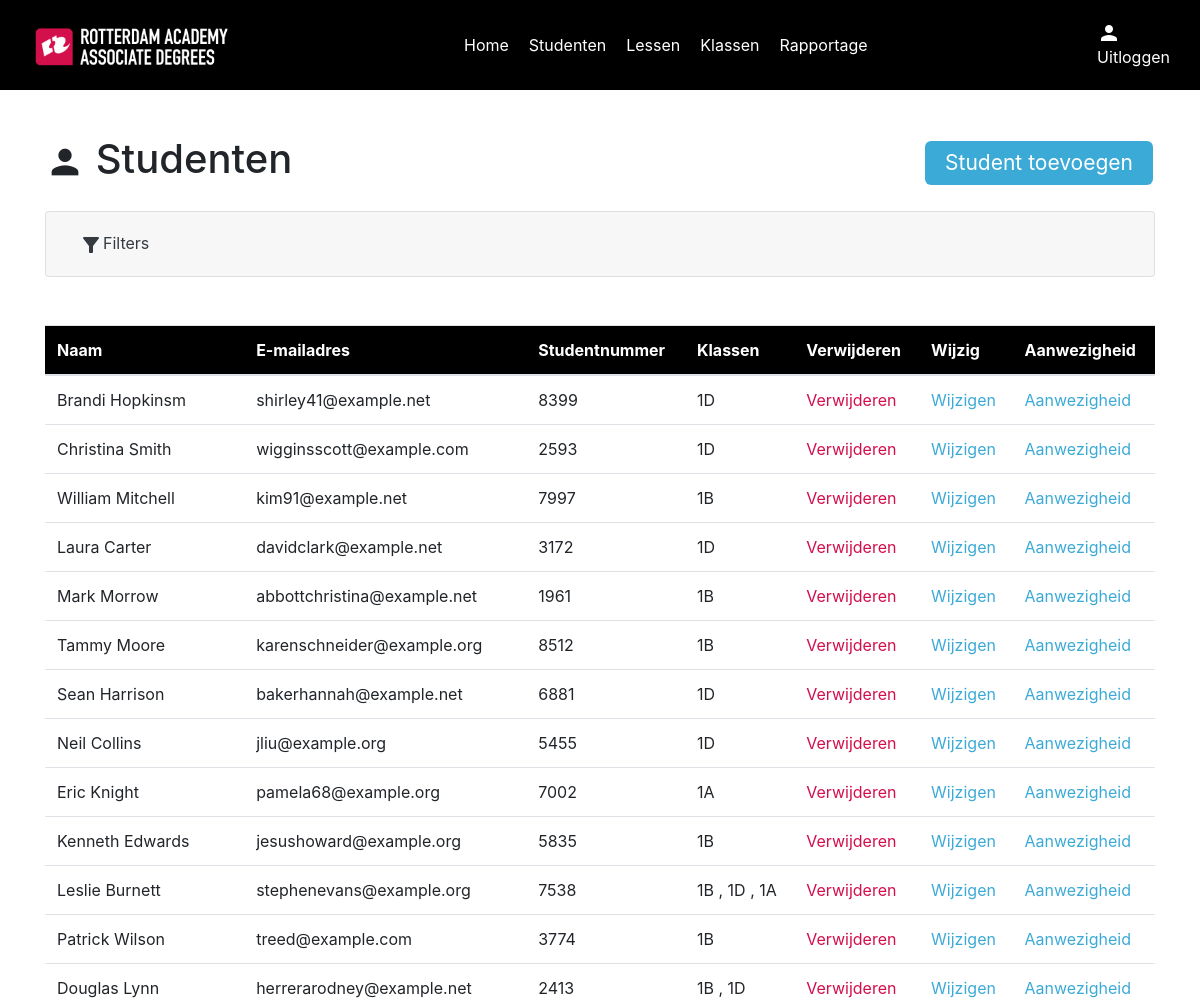
Before: /studenten_overzicht (upper part) with the older database file.
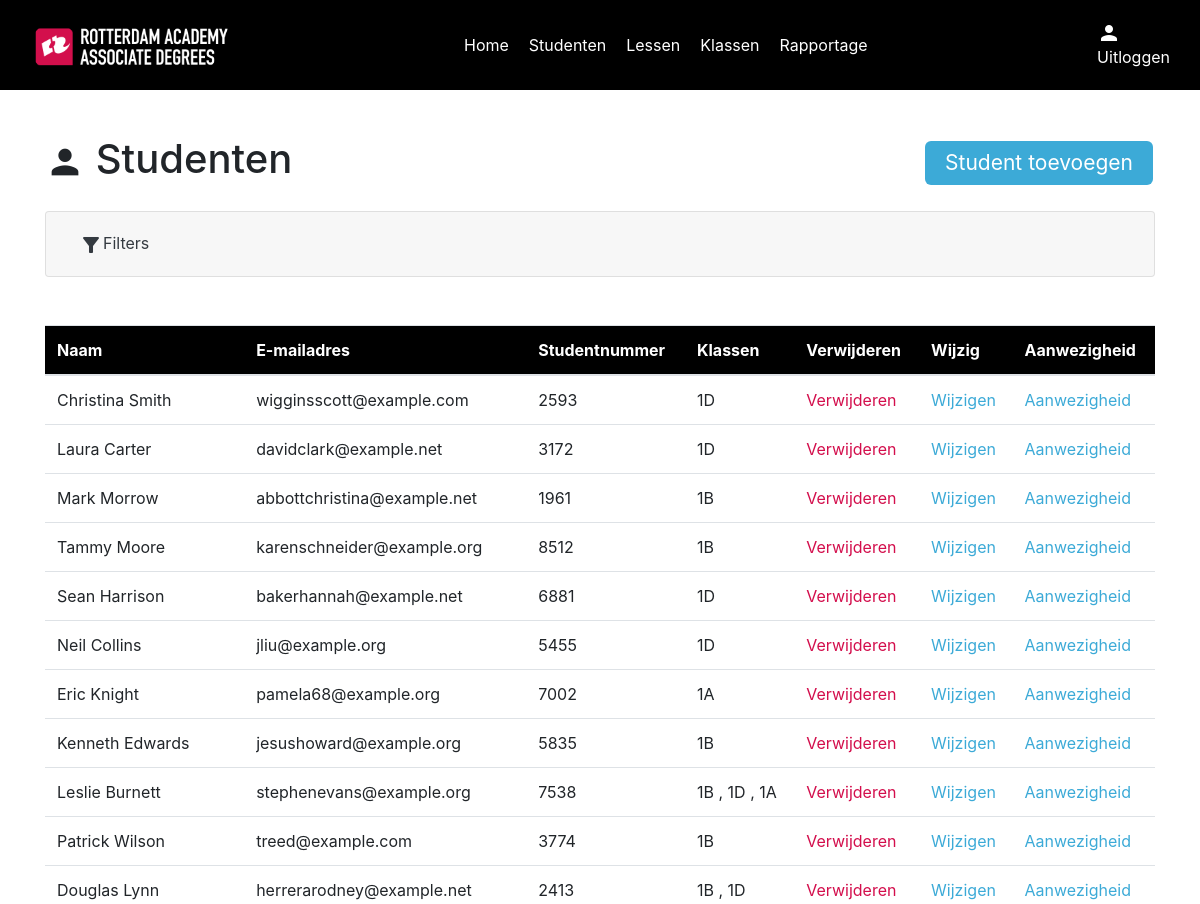
After: the same page with the newer database file.
### models/studentModel.py (models this page shows)
class Student(UserMixin, db.Model):
    id = db.Column(db.Integer, primary_key=True)
    name = db.Column(db.String(100), nullable=False)
    email = db.Column(db.String(100), nullable=False)
    password = db.Column(db.String(255), nullable=True)
    student_number = db.Column(db.Integer, nullable=True)
    classes = relationship('StudentClass', backref=db.backref('student_record', lazy=True, cascade='all, delete'))
    def to_dict(self):
        return {
            'id': self.id,
            'name': self.name,
            'email': self.email,
            'password': self.password,
            'student_number': self.student_number,
            'classes': [{'id': c.class_id,
                         'name': c.classes.name if c.classes else None
                         } for c in self.classes]
        }

### models/classModel.py (models this page shows)
class Class(db.Model):
    id = db.Column(db.Integer, primary_key=True)
    name = db.Column(db.String(100), nullable=False)
    student_classes = db.relationship('StudentClass', backref=db.backref('student', lazy=True))
    lessons = db.relationship('LessonClass', backref=db.backref('classes', lazy=True))
    def to_dict(self):
        return {
            'id': self.id,
            'name': self.name,
            'students': [{'id': s.student_id,
                          'name': s.student.name
                          } for s in self.student_classes],
        }

### routes/studentRoutes.py (the view)
    @app.route("/studenten_overzicht")
    def students_index():
        students = StudentController.get_all_students()
        classes = ClassController.get_all_classes()
        return render_template(
            "students/index.html", students=students, classes=classes
        )

### controllers/classController.py (called while the page is built)
    @staticmethod
    def get_all_classes():
        classes = Class.query.all()
        class_dict = [class_.to_dict() for class_ in classes]
        return class_dict

### controllers/studentController.py (called while the page is built)
    @staticmethod
    def get_all_students():
        students = Student.query.all()
        students_dict = [student.to_dict() for student in students]
        return students_dict

### templates/students/index.html (shortened to what this page needs)
{% include "layout.html" %}
{% block content %}
{% include "navigation.html" %}
<div class="container students">
    <div class="index" id="students">
        <div class="top-content">
            <h1><span class="material-icons" style="font-size: 40px;">person</span> Studenten</h1>
            <a href="#" class="button" id="btnCreate" data-toggle="modal" data-target="#studentModalCreate">Student toevoegen</a>
        </div>
        <div class="accordion mb-5" id="filterAccordion">
            <div class="card">
              <div class="card-header" id="filterAccordionHeader">
                <h2 class="mb-0">
                  <button class="btn btn-link btn-block text-left text-dark" type="button" data-toggle="collapse" data-target="#collapseOne" aria-expanded="true" aria-controls="collapseOne">
                    <span class="material-icons">filter_alt</span>Filters
                  </button>
                </h2>
              </div>
            </div>
        </div>
        <table class="table">
            <thead style="background-color: black; color: #fff;">
            <tr>
                <th scope="Name">Naam</th>
                <th scope="Date">E-mailadres</th>
                <th scope="Starttime">Studentnummer</th>
                <th scope="Classes">Klassen</th>
                <th scope="Delete">Verwijderen</th>
                <th scope="Change">Wijzig</th>
                <th scope="Change">Aanwezigheid</th>
            </tr>
            </thead>
            <tbody>
            {% for student in students %}
            <tr>
                <td>{{ student.name }}</td>
                <td>{{ student.email }}</td>
                <td>{{ student.student_number }}</td>
                <td>
                    {% for class in student.classes %}
                    {{ class.name }}
                    {% if not loop.last %}, {% endif %}
                    {% endfor %}
                </td>
                <td><a href="#" class="red showDeleteRowModal" data-id="{{ student.id }}" data-toggle="modal" data-target="#deleteRowConfirmation">Verwijderen</a></td>
                <td><a href="#" class="blue" data-id="{{ student.id }}" id="btnEdit" data-toggle="modal" data-target="#studentModalUpdate">Wijzigen</a></td>
                <td><a href="/students/{{ student.student_number }}/aanwezigheid" class="blue">Aanwezigheid</a></td>
            </tr>
            {% endfor %}
            </tbody>
        </table>
    </div>
</div>
{% endblock %}

### templates/layout.html (shortened to what this page needs)
<!DOCTYPE html>
<html lang="en">
<head>
    <link rel="stylesheet" href="https://cdn.jsdelivr.net/npm/bootstrap@4.4.1/dist/css/bootstrap.min.css"
>
    <link rel="stylesheet" type="text/css" href="https://cdn.jsdelivr.net/npm/pikaday/css/pikaday.css">
    <link rel="stylesheet" href="/static/css/style.css" type="text/css"/>
    <link rel="stylesheet" href="https://cdnjs.cloudflare.com/ajax/libs/font-awesome/6.3.0/css/all.min.css"
          type="text/css"/>
</head>
<body>
</body>
</html>

### templates/navigation.html (shortened to what this page needs)
<nav class="navigation">
    <div class="nav_container">
        <a href="/index">
            <img src="/static/assets/ra_logo.png" alt="RAC logo"/>
        </a>
        <div class="links">
            {% if session["user_role"] != 1 %}
            <a href="/index">Home</a>
            <a href="/studenten_overzicht">Studenten</a>
            <a href="/lessen_overzicht">Lessen</a>
            <a href="/klassen_overzicht">Klassen</a>
            <a href="/rapportage">Rapportage</a>
            {% endif %}
        </div>
        <div class="account">
            <div class="user">
                <span class="material-icons">person</span>
            </div>
            <a href="/logout">Uitloggen</a>
        </div>
    </div>
</nav>

### static/css/style.css (style rules this page uses)
:root { --black: #000; --white: #fff; --racRed: #D30E4C; --racBlue: #3CAAD7; --textColor: #272727; }
.container { position: relative; top: 90px; }
.navigation .nav_container { width: 1140px; margin: 0 auto; padding: unset; padding-top: 120px; }
.navigation { top: 0; background-color: var(--black); position: fixed; width: 100%; height: 90px; z-index: 10; }
.navigation .nav_container { padding-top: unset; height: 100%; display: flex; align-items: center; justify-content: space-between; gap: 20px; }
.navigation img { height: 45px; }
.navigation .links { display: flex; justify-content: space-between; gap: 20px; }
.navigation a { color: var(--white); }
.navigation .material-icons { color: var(--white); }
.navigation .user { display: flex; justify-content: space-between; align-items: center; color: var(--white); }
.button { background-color: var(--racBlue); border: none; color: var(--white); padding: 6px 20px; text-align: center; display: inline-block; font-size: 21px; margin: 4px 2px; border-radius: 6px; }
.red { color: var(--racRed) !important; }
.blue { color: var(--racBlue) !important; }
.index .top-content { display: flex; justify-content: space-between; align-items: center; margin: 45px 0 20px 0; }
.material-icons { vertical-align: middle; }

Changed rows visible on the page:
removed Student: name "Brandi Hopkinsm", email "shirley41@example.net", student_number "8399", Class (name "1D")
removed Student: name "William Mitchell", email "kim91@example.net", student_number "7997", Class (name "1B")
